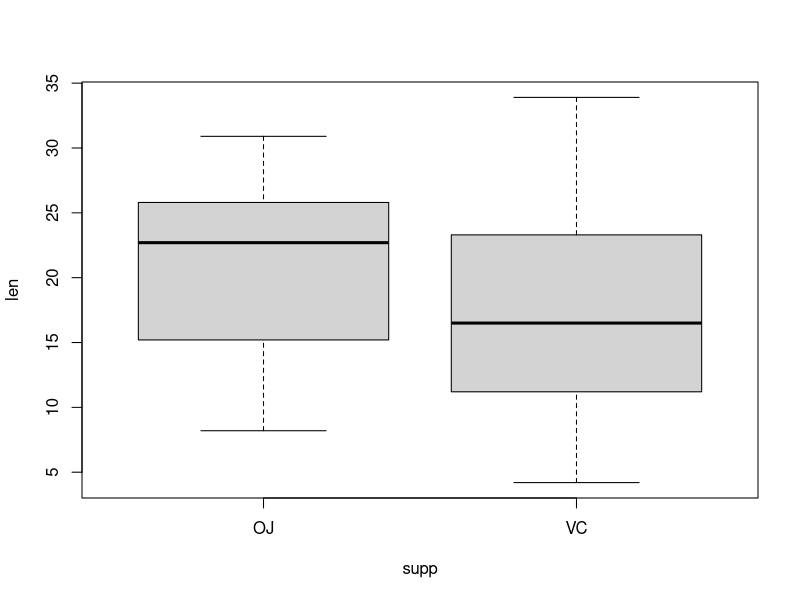
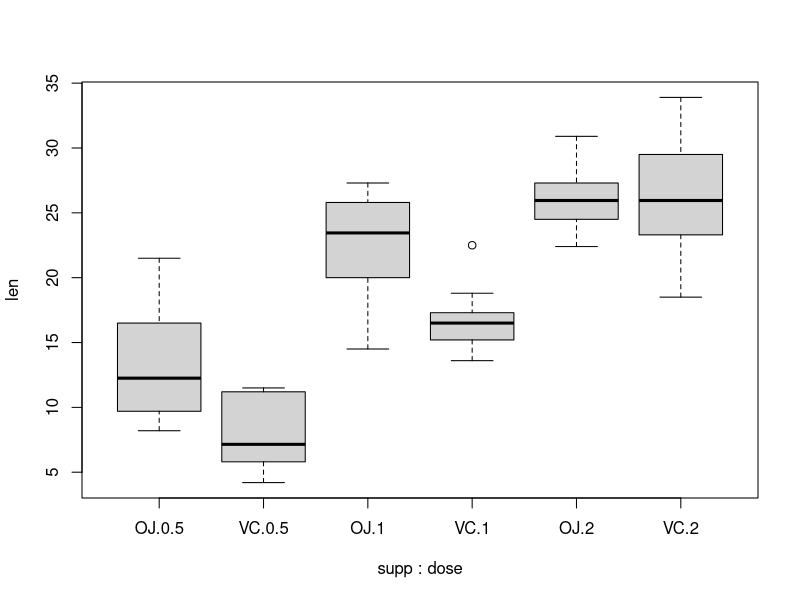
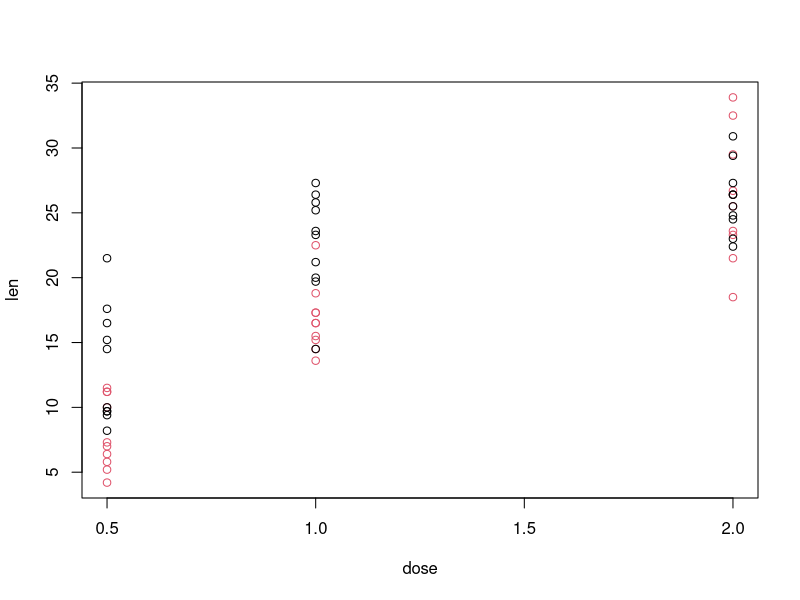
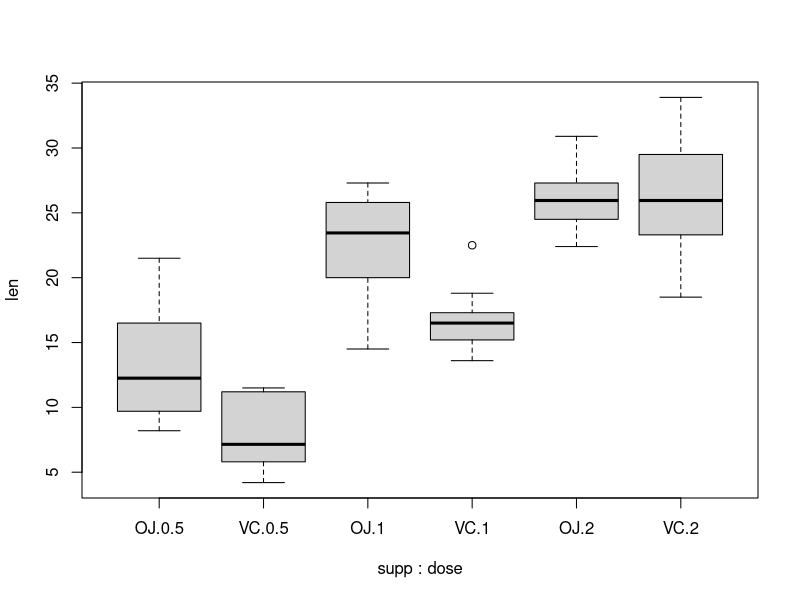
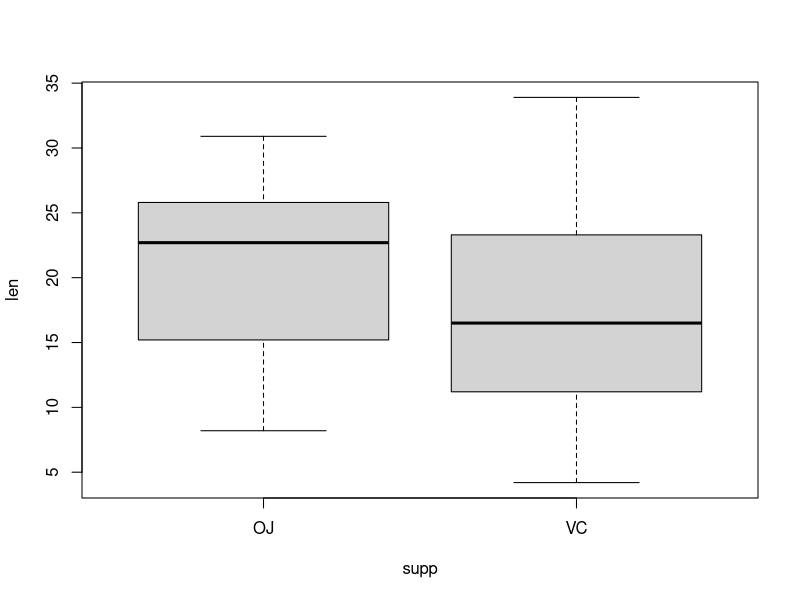

The R script that drew these images, in order:
## ---- chunk 1

library(knitr)
opts_chunk$set(comment="",  warning=FALSE)

## ---- chunk 2
boxplot(len ~ supp, data=ToothGrowth)
## ---- chunk 3
boxplot(len ~ supp + dose, data=ToothGrowth)
## ---- chunk 4
small_tooth = ToothGrowth[1:5,]   # first 5 rows
small_tooth$len < 6
with(small_tooth, len < 6)
## ---- chunk 5
plot(len ~ dose, data=ToothGrowth,
     col=supp)
## ---- chunk 6
table(ToothGrowth[,c('supp', 'dose')])
## ---- chunk 7
boxplot(len ~ supp + dose, data=ToothGrowth)
## ---- chunk 8
boxplot(len ~ supp, data=ToothGrowth)
## ---- chunk 9
t.test(len ~ supp, data=ToothGrowth)
## ---- chunk 10
fit <- aov(len ~ dose, data=ToothGrowth)
summary(fit)
## ---- chunk 11
fit <- aov(len ~ supp*dose, data=ToothGrowth)
summary(fit)
## ---- chunk 12
fit <- aov(len ~ supp + dose, data=ToothGrowth)
summary(fit)
